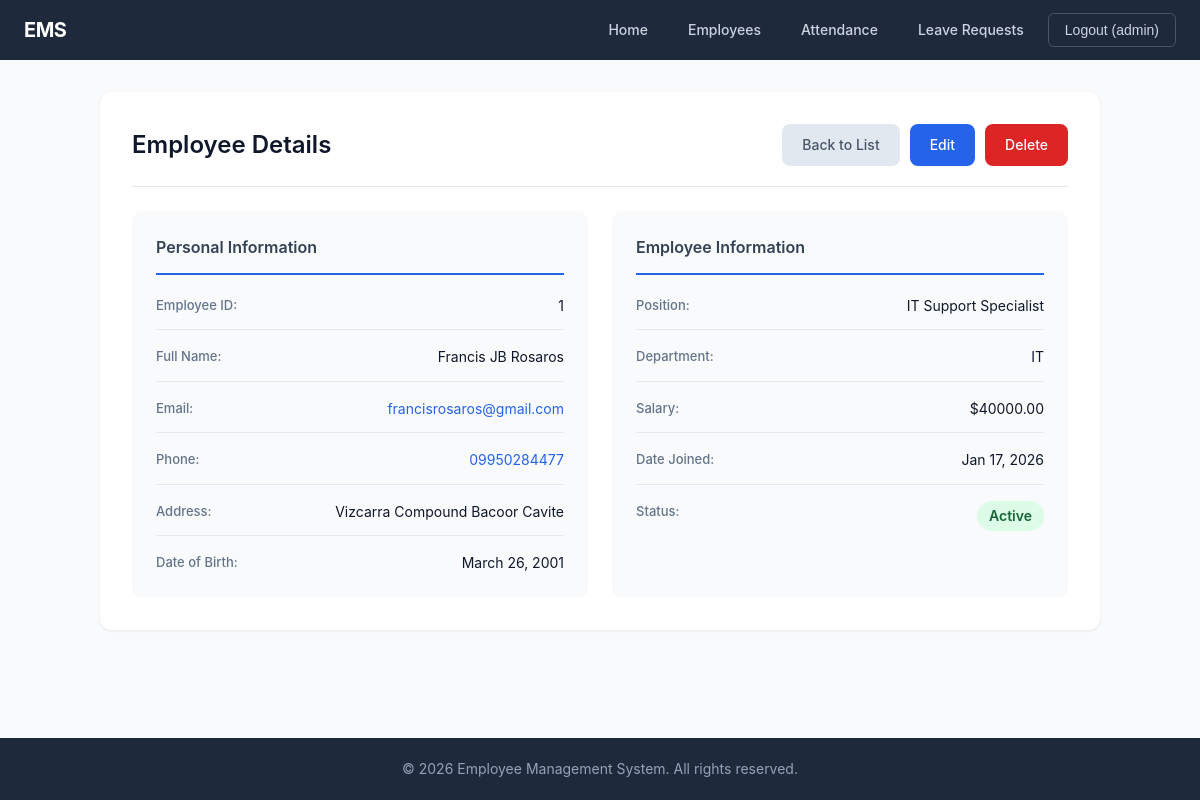
/employees/1/ (signed in), run on the app's committed database.
### app/models.py (models this page shows, shortened)
class Employee(models.Model):
    first_name = models.CharField(max_length=50)
    last_name = models.CharField(max_length=50)
    email = models.EmailField(unique=True)
    phone = models.CharField(max_length=15, blank=True)
    date_of_birth = models.DateField(null=True, blank=True)
    address = models.TextField(blank=True)
    department = models.ForeignKey(Department, on_delete=models.SET_NULL, null=True)
    position = models.ForeignKey(Position, on_delete=models.SET_NULL, null=True)
    date_joined = models.DateField()
    salary = models.DecimalField(max_digits=10, decimal_places=2, null=True, blank=True)
    is_active = models.BooleanField(default=True)

class Position(models.Model):
    title = models.CharField(max_length=100)
    description = models.TextField(blank=True)
    department = models.ForeignKey(Department, on_delete=models.SET_NULL, null=True)
    def __str__(self):
        return self.title

class Department(models.Model):
    name = models.CharField(max_length=100)
    description = models.TextField(blank=True)
    def __str__(self):
        return self.name

### app/views.py (the view)
# urls.py: path('employees/<int:pk>/', views.employee_detail, name='employee_detail'),
@login_required
def employee_detail(request, pk):
    employee = get_object_or_404(Employee, pk=pk)
    return render(request, 'base/employee_detail.html', {'employee': employee})

### app/templates/base/employee_detail.html
{% extends 'base/base.html' %}
{% block content %}
<div class="container">
    <div class="detail-header">
        <h2>Employee Details</h2>
        <div class="detail-actions">
            <a href="{% url 'employee_list' %}" class="btn btn-secondary">Back to List</a>
            <a href="{% url 'employee_edit' employee.pk %}" class="btn">Edit</a>
            <a href="{% url 'employee_delete' employee.pk %}" class="btn btn-danger">Delete</a>
        </div>
    </div>
    <div class="detail-container">
        <div class="detail-section">
            <h3>Personal Information</h3>
            <div class="detail-grid">
                <div class="detail-item">
                    <label>Employee ID:</label>
                    <span>{{ employee.id }}</span>
                </div>
                <div class="detail-item">
                    <label>Full Name:</label>
                    <span>{{ employee.first_name }} {{ employee.last_name }}</span>
                </div>
                <div class="detail-item">
                    <label>Email:</label>
                    <span><a href="mailto:{{ employee.email }}">{{ employee.email }}</a></span>
                </div>
                <div class="detail-item">
                    <label>Phone:</label>
                    <span><a href="tel:{{ employee.phone }}">{{ employee.phone }}</a></span>
                </div>
                <div class="detail-item">
                    <label>Address:</label>
                    <span>{{ employee.address|default:"Not provided" }}</span>
                </div>
                <div class="detail-item">
                    <label>Date of Birth:</label>
                    <span>{{ employee.date_of_birth|default:"Not provided" }}</span>
                </div>
            </div>
        </div>
        <div class="detail-section">
            <h3>Employee Information</h3>
            <div class="detail-grid">
                <div class="detail-item">
                    <label>Position:</label>
                    <span>{{ employee.position }}</span>
                </div>
                <div class="detail-item">
                    <label>Department:</label>
                    <span>{{ employee.department }}</span>
                </div>
                <div class="detail-item">
                    <label>Salary:</label>
                    <span>${{ employee.salary }}</span>
                </div>
                <div class="detail-item">
                    <label>Date Joined:</label>
                    <span>{{ employee.date_joined|date:"M d, Y" }}</span>
                </div>
                <div class="detail-item">
                    <label>Status:</label>
                    <span class="status {% if employee.is_active %}active{% else %}inactive{% endif %}">
                        {% if employee.is_active %}Active{% else %}Inactive{% endif %}
                    </span>
                </div>
            </div>
        </div>
    </div>
</div>
{% endblock %}

### app/templates/base/base.html (shortened to what this page needs)
<!DOCTYPE html>
<html lang="en">
<head>
    {% load static %}
    <link rel="stylesheet" href="{% static 'css/base.css' %}">
</head>
<body>
    <nav class="navbar">
        <div class="navbar-container">
            <h1 class="navbar-title">EMS</h1>
            <ul class="navbar-menu" id="navbar-menu">
                {% if user.is_authenticated %}
                    <li><a href="{% url 'home' %}">Home</a></li>
                    <li><a href="{% url 'employee_list' %}">Employees</a></li>
                    <li><a href="{% url 'attendance_list' %}">Attendance</a></li>
                    <li><a href="{% url 'leave_list' %}">Leave Requests</a></li>
                    <li class="logout-item">
                        <form method="post" action="{% url 'logout' %}">
                            <button type="submit" class="logout-btn">Logout ({{ user.username }})</button>
                        </form>
                    </li>
                {% else %}
                    <li><a href="{% url 'home' %}">Home</a></li>
                    <li><a href="{% url 'login' %}">Login</a></li>
                    <li><a href="{% url 'register' %}">Register</a></li>
                {% endif %}
            </ul>
        </div>
    </nav>
    <div class="main-content">
        {% block content %}{% endblock %}
    </div>
    <footer class="footer">
        <p>&copy; 2026 Employee Management System. All rights reserved.</p>
    </footer>
</body>
</html>

### static/css/base.css (style rules this page uses)
* { box-sizing: border-box; margin: 0; padding: 0; }
body { font-family: -apple-system, BlinkMacSystemFont, 'Segoe UI', Roboto, Oxygen, Ubuntu, sans-serif; background: #f8fafc; color: #334155; line-height: 1.6; min-height: 100vh; display: flex; flex-direction: column; box-sizing: border-box; margin: 0; padding: 0; }
.navbar { background: #1e293b; padding: 0; position: sticky; top: 0; z-index: 100; }
.navbar-container { max-width: 1200px; margin: 0 auto; padding: 0 24px; display: flex; justify-content: space-between; align-items: center; height: 60px; }
.navbar-title { font-size: 20px; font-weight: 700; color: #fff; letter-spacing: -0.5px; }
.navbar-menu { list-style: none; display: flex; gap: 8px; align-items: center; }
.navbar-menu a { color: #cbd5e1; text-decoration: none; font-size: 14px; font-weight: 500; padding: 8px 16px; border-radius: 6px; transition: all 0.2s; }
.logout-item form { display: inline; }
.logout-btn { color: #cbd5e1; background: transparent; border: 1px solid #475569; font-size: 14px; font-weight: 500; padding: 8px 16px; border-radius: 6px; cursor: pointer; transition: all 0.2s; }
.main-content { flex: 1; padding: 32px 24px; }
.container { max-width: 1000px; margin: 0 auto; background: #fff; border-radius: 12px; padding: 32px; box-shadow: 0 1px 3px rgba(0,0,0,0.08); }
h2 { font-size: 24px; font-weight: 600; color: #0f172a; margin-bottom: 24px; }
h3 { font-size: 16px; font-weight: 600; color: #334155; margin-bottom: 16px; }
p { color: #64748b; }
a { color: #2563eb; text-decoration: none; }
.btn { display: inline-flex; align-items: center; justify-content: center; gap: 8px; padding: 10px 20px; font-size: 14px; font-weight: 500; border: none; border-radius: 8px; cursor: pointer; text-decoration: none; transition: all 0.2s; background: #2563eb; color: #fff; }
.btn-secondary { background: #e2e8f0; color: #475569; }
.btn-danger { background: #dc2626; }
.status { display: inline-flex; align-items: center; padding: 4px 12px; font-size: 12px; font-weight: 600; border-radius: 20px; }
.status.active { background: #dcfce7; color: #166534; }
.detail-header { display: flex; justify-content: space-between; align-items: center; padding-bottom: 20px; margin-bottom: 24px; border-bottom: 1px solid #e2e8f0; }
.detail-header h2 { margin: 0; }
.detail-actions { display: flex; gap: 10px; }
.detail-container { display: grid; grid-template-columns: repeat(2, 1fr); gap: 24px; }
.detail-section { background: #f8fafc; padding: 24px; border-radius: 10px; }
.detail-section h3 { margin-bottom: 20px; padding-bottom: 12px; border-bottom: 2px solid #2563eb; }
.detail-grid { display: flex; flex-direction: column; gap: 16px; }
.detail-item { display: flex; justify-content: space-between; padding-bottom: 12px; border-bottom: 1px solid #e2e8f0; }
.detail-item:last-child { border-bottom: none; padding-bottom: 0; }
.detail-item label { font-size: 13px; color: #64748b; font-weight: 500; }
.detail-item span { font-size: 14px; color: #0f172a; text-align: right; }
.footer { background: #1e293b; color: #94a3b8; text-align: center; padding: 20px; font-size: 14px; }
.footer p { color: #94a3b8; }

### data on the page
Employee: id "1", first_name "Francis JB", last_name "Rosaros", email "francisrosaros@gmail.com", phone "09950284477", address "Vizcarra Compound Bacoor Cavite", date_of_birth "March 26, 2001", position "IT Support Specialist", department "IT", salary "40000.00", date_joined "Jan 17, 2026"

### other printed values
{{ user.username }} "admin"
